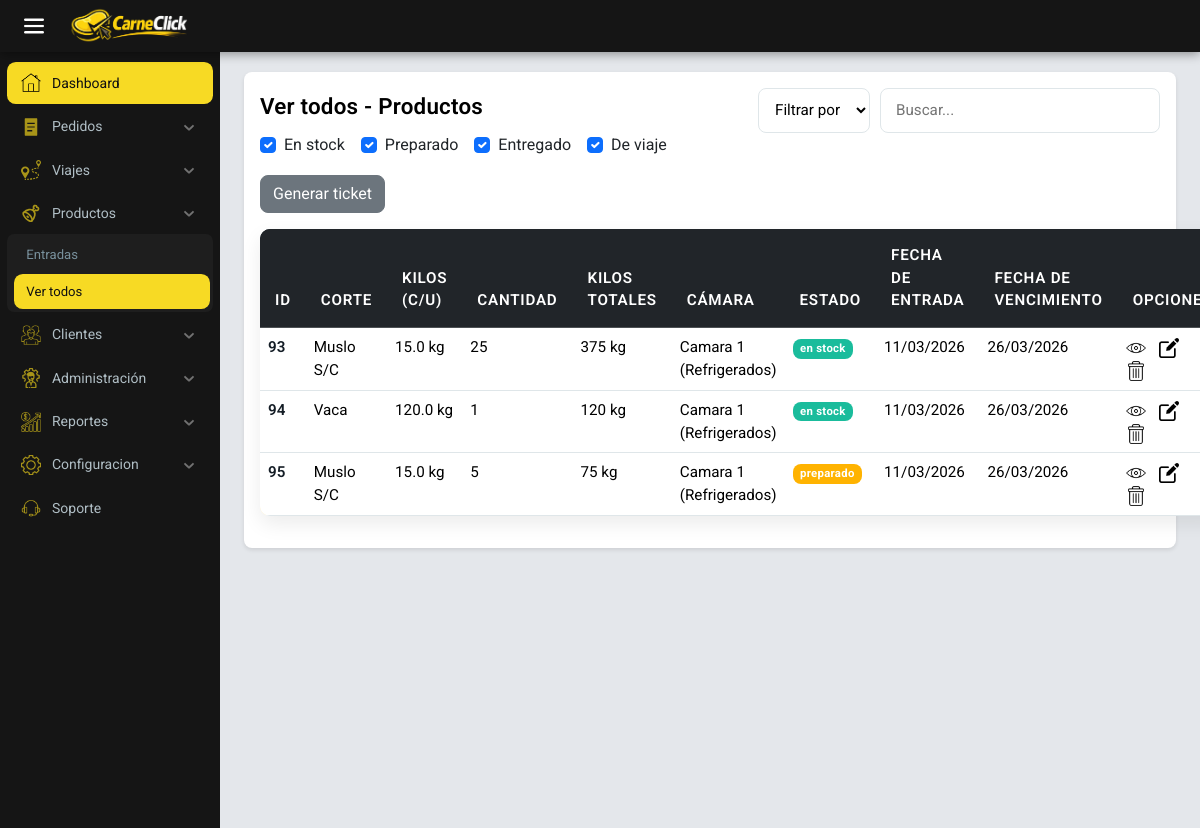
The app's page /encargado/productos/ver_todos/ (signed in) with its own data.
### encargado/models.py (models this page shows, shortened)
class Productos(models.Model):
    ESTADOS = [
        ('en stock', 'En stock'),
        ('preparado', 'preparado'),
        ('de viaje', 'De viaje'),
        ('entregado', 'Entregado'),
    ]
    nombre = models.ForeignKey(Cortes, on_delete=models.CASCADE)
    kilos = models.FloatField()
    cantidad = models.PositiveIntegerField(default=1)
    reserved_kilos = models.FloatField(default=0)
    codigo = models.CharField(
        max_length=20, unique=True, blank=True, null=True)
    fecha_entrada = models.ForeignKey(Entrada, on_delete=models.RESTRICT)
    temperatura = models.ForeignKey(
        Tipo_frigorifico, on_delete=models.CASCADE, default=1)
    frigorificop = models.ForeignKey(Frigorifico, on_delete=models.RESTRICT)
    estado = models.CharField(
        max_length=15,
        choices=ESTADOS,
        default='en stock'
    )
    history = HistoricalRecords()
    def fecha_vencimiento(self):
        fecha = self.fecha_entrada.fecha
        dias = self.temperatura.dias
        return fecha + timedelta(days=dias)

class Cortes(models.Model):
    nombre = models.CharField(max_length=100)
    def __str__(self):
        return self.nombre

class Frigorifico(models.Model):
    nombre = models.CharField(max_length=200)
    capacidad = models.FloatField()
    def __str__(self):
        return self.nombre

class Entrada(models.Model):
    fecha = models.DateTimeField(default=timezone.now)
    proveedor = models.ForeignKey(
        'Proveedor', on_delete=models.RESTRICT, null=True, blank=True)
    numero_lote = models.CharField(
        max_length=30, unique=True, null=True, blank=True)
    history = HistoricalRecords()

class Tipo_frigorifico(models.Model):
    nombre = models.CharField(max_length=100)
    dias = models.IntegerField(default=0)

### encargado/views.py (the view)
# urls.py: path('productos/ver_todos/', views.ver_todos_productos,
@group_required('Encargado')
def ver_todos_productos(request):
    order_case = Case(
        When(estado='en stock', then=0),
        When(estado='preparado', then=1),
        When(estado='de viaje', then=2),
        When(estado='entregado', then=3),
        default=4,
        output_field=IntegerField()
    )
    productos = Productos.objects.annotate(
        order_key=order_case).order_by('order_key', 'id')
    return render(request, 'html/productos/ver_todos_productos.html', {
        'productos': productos
    })

### carneclick/context_processors.py (called while the page is built)
def client_info(request):
    cliente = None
    comercio_nombre = ''
    try:
        if request.user and request.user.is_authenticated:
            from encargado.models import Cliente as ClienteModel
            cliente = ClienteModel.objects.filter(
                user=request.user).select_related('comercio').first()
            if cliente and getattr(cliente, 'comercio', None):
                comercio_nombre = cliente.comercio.nombre
    except Exception:
        cliente = None
        comercio_nombre = ''
    return {
        'cliente_obj': cliente,
        'comercio_nombre': comercio_nombre,
    }

### encargado/templates/html/productos/ver_todos_productos.html (shortened to what this page needs)
{% extends "base_encargado.html" %}
{% load static %}
{% block head %}
<link rel="stylesheet" href="{% static 'encargado/css/stock.css' %}">
{% endblock %}
{% block content %}
<div class="menu_encargado">
  <div class="main-header">
    <div class="table-header">
      <h2>{{ ui.ViewAll }} - {{ ui.Products }}</h2>
      <div class="filters">
        <select id="fieldSelect">
          <option value="all">{{ ui.FilterBy }}</option>
        </select>
        <input type="text" id="tableSearch" placeholder="{{ ui.Search }}">
      </div>
    </div>
    <div class="d-flex align-items-center gap-3 mb-3">
      <div class="form-check">
        <input class="form-check-input" type="checkbox" value="en stock" id="chkStock" checked>
        <label class="form-check-label" for="chkStock">En stock</label>
      </div>
      <div class="form-check">
        <input class="form-check-input" type="checkbox" value="preparado" id="chkPreparado" checked>
        <label class="form-check-label" for="chkPreparado">Preparado</label>
      </div>
      <div class="form-check">
        <input class="form-check-input" type="checkbox" value="entregado" id="chkEntregado" checked>
        <label class="form-check-label" for="chkEntregado">Entregado</label>
      </div>
      <div class="form-check">
        <input class="form-check-input" type="checkbox" value="de viaje" id="chkDeViaje" checked>
        <label class="form-check-label" for="chkDeViaje">De viaje</label>
      </div>
    </div>
    <div class="d-flex gap-2 mb-3">
      <button id="generarTicketBtn" class="btn btn-secondary" onclick="generarTicket()">Generar ticket</button>
    </div>
  </div>
  <table class="table" id="allProductsTable">
    <thead class="table-dark">
      <tr>
        <th>ID</th>
        <th>Corte</th>
        <th>Kilos (c/u)</th>
        <th>Cantidad</th>
        <th>Kilos totales</th>
        <th>Cámara</th>
        <th>Estado</th>
        <th>Fecha de entrada</th>
        <th>Fecha de vencimiento</th>
        <th>Opciones</th>
      </tr>
    </thead>
    <tbody>
      {% for producto in productos %}
        {% with estado=producto.estado %}
        <tr data-id="{{ producto.id }}" data-estado="{{ estado }}"
          class="{% if estado == 'en stock' %}row-stock{% elif estado == 'preparado' %}row-preparado{% elif estado == 'de viaje' %}row-deviaje{% elif estado == 'entregado' %}row-entregado{% endif %}">
        <th data-label="ID">{{ producto.id }}</th>
        <td data-label="Nombre">{{ producto.nombre }}</td>
        <td data-label="Kilos (c/u)">{{ producto.kilos }} kg</td>
        <td data-label="Cantidad">{{ producto.cantidad }}</td>
        <td data-label="Kilos totales">{% widthratio producto.kilos 1 producto.cantidad %} kg</td>
        <td data-label="Cámara">{{ producto.frigorificop }}</td>
        <td data-label="Estado">
          {% if estado == 'en stock' %}
            <span class="badge badge-green">{{ estado }}</span>
          {% elif estado == 'preparado' %}
            <span class="badge badge-yellow">{{ estado }}</span>
          {% elif estado == 'de viaje' %}
            <span class="badge badge-blue">{{ estado }}</span>
          {% elif estado == 'entregado' %}
            <span class="badge badge-red">{{ estado }}</span>
          {% else %}
            {{ estado }}
          {% endif %}
        </td>
        <td data-label="Fecha de entrada">{{ producto.fecha_entrada.fecha|date:"d/m/Y"}}</td>
        <td data-label="Vencimiento">{{ producto.fecha_vencimiento|date:"d/m/Y" }}</td>
        <td data-label="Opciones">
          <a href="{% url 'encargado:ver_producto' producto.id %}"><img src="{% static 'encargado/img/vision.png' %}" alt="vision"></a>
          <a href="{% url 'encargado:editar_producto' producto.id %}"><img src="{% static 'encargado/img/editar.png' %}" alt="editar"></a>
          <a href="{% url 'encargado:eliminar_producto' producto.id %}"><img src="{% static 'encargado/img/eliminar.png' %}" alt="eliminar"></a>
        </td>
      </tr>
      {% endwith %}
      {% endfor %}
    </tbody>
  </table>
</div>
{% endblock %}

### encargado/static/encargado/css/stock.css (style rules this page uses)
:root { --primary: #000000; --secondary: #141d26; --accent: #1abc9c; --bg: #f4f6f8; --text: #2d3436; --white: #ffffff; --border: #dfe6e9; }
* { margin: 0; padding: 0; box-sizing: border-box; }
body { font-family: "Segoe UI", Roboto, Arial, sans-serif; background-color: var(--bg); color: var(--text); }
.menu_encargado { background-color: #ffffff; padding: 1rem; border-radius: 0.5rem; box-shadow: 0 2px 4px rgba(0, 0, 0, 0.1); }
.table { width: 100%; border-collapse: collapse; background-color: var(--white); border-radius: 10px; overflow: hidden; box-shadow: 0 8px 20px rgba(0, 0, 0, 0.08); }
.table thead { background-color: var(--secondary); }
.table thead th { color: var(--white); }
.table thead th { padding: 15px; text-align: left; font-weight: 600; font-size: 0.95rem; text-transform: uppercase; letter-spacing: 0.05em; }
.table tbody tr { border-bottom: 1px solid var(--border); transition: background-color 0.2s ease; }
.table tbody tr:nth-child(even) { background-color: #f9fbfc; }
.table td, .table th { padding: 14px 15px; font-size: 0.95rem; }
.table tbody td, .table tbody th { background-color: rgb(255, 255, 255); }
.table tbody td img { width: 20px; margin-right: 10px; cursor: pointer; }
.table tbody th { font-weight: 600; color: var(--secondary); }
.table-header { display: flex; justify-content: space-between; align-items: center; }
.table-header h2 { font-size: 1.4rem; color: black; }
#tableSearch { padding: 10px 15px; width: 280px; border-radius: 8px; border: 1px solid var(--border); font-size: 0.95rem; transition: all 0.2s ease; }
.filters { display: flex; gap: 10px; }
.filters select { padding: 10px 12px; border-radius: 8px; border: 1px solid var(--border); font-size: 0.95rem; background-color: var(--white); cursor: pointer; }
.filters input { padding: 10px 15px; border-radius: 8px; border: 1px solid var(--border); font-size: 0.95rem; width: 220px; }

### carneclick/static/css/theme.css (style rules this page uses)
:root { --brand-bg: #f7f9fc; --brand-text: #212529; --brand-muted: #6c757d; --brand-primary: #0d6efd; --brand-success: #198754; --brand-warning: #ffc107; --brand-danger: #dc3545; --brand-info: #0dcaf0; --brand-border: #e9ecef; --brand-card-bg: #ffffff; }
html, body { background-color: var(--brand-bg); color: var(--brand-text); font-family: "Inter", system-ui, -apple-system, "Segoe UI", Roboto, "Helvetica Neue", Arial, "Noto Sans", "Liberation Sans", sans-serif; -webkit-font-smoothing: antialiased; -moz-osx-font-smoothing: grayscale; }
h1, h2, h3, h4, h5 { font-weight: 600; letter-spacing: 0.2px; }
.table thead th { font-weight: 600; }
.badge { border-radius: 0.5rem; letter-spacing: 0.3px; }
.btn { border-radius: 0.5rem; }

### encargado/static/encargado/css/style_encargado.css (style rules this page uses)
:root { --background-color: #ffffff; --prymary-color: #F7DA24; --secondary-color: #151515; --text-color: #000000; --border-color: #ffffff; --sb-w: 220px; --sb-mini: 62px; --bar-h: 52px; --main-bg: #e4e7eb; }
* { margin: 0; padding: 0; box-sizing: border-box; font-family: "Roboto", sans-serif; }
body { width: 100%; min-height: 100vh; background-color: var(--main-bg); }

### encargado/templates/html/productos/ver_todos_productos.html (style rules this page uses)
.row-stock { background: rgba(26, 188, 156, 0.22); }
.row-preparado { background: rgba(255, 193, 7, 0.30); }
.badge { display:inline-block; padding:.15rem .45rem; border-radius:10px; font-size:.75rem; }
.badge-green { background:#1abc9c; color:#ffffff; }
.badge-yellow { background:#ffb300; color:#000000; }
#allProductsTable tbody tr { cursor: pointer; transition: background-color 0.2s ease; }

### records on screen
Productos: id "93", nombre "Muslo S/C", kilos "15.0", cantidad "25", kilos+cantidad "375", frigorificop "Camara 1 (Refrigerados)", estado "en stock", fecha_entrada.fecha "11/03/2026", fecha_vencimiento "26/03/2026"
Productos: id "94", nombre "Vaca", kilos "120.0", cantidad "1", kilos+cantidad "120", frigorificop "Camara 1 (Refrigerados)", estado "en stock", fecha_entrada.fecha "11/03/2026", fecha_vencimiento "26/03/2026"
Productos: id "95", nombre "Muslo S/C", kilos "15.0", cantidad "5", kilos+cantidad "75", frigorificop "Camara 1 (Refrigerados)", estado "preparado", fecha_entrada.fecha "11/03/2026", fecha_vencimiento "26/03/2026"

### other values on screen
{{ ui.Dashboard }} "Dashboard"
{{ ui.Orders }} "Pedidos"
{{ ui.Trips }} "Viajes"
{{ ui.Products }} "Productos"
{{ ui.Entries }} "Entradas"
{{ ui.ViewAll }} "Ver todos"
{{ ui.Clients }} "Clientes"
{{ ui.Administration }} "Administración"
{{ ui.Reports }} "Reportes"
{{ ui.Settings }} "Configuracion"
{{ ui.Support }} "Soporte"
form field value "Filtrar por"
